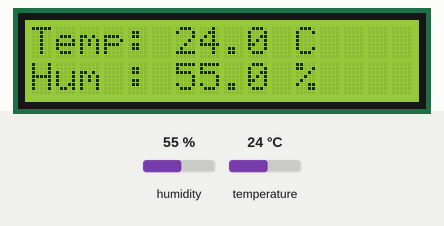
This sketch was run on a simulated Arduino Uno, built with avr-gcc and run on an emulated ATmega328P. Parts: 16×2 character LCD. The test bench sets the inputs (shaded band); at power-on: humidity 55 %, temperature 24 °C. What the sketch prints to the serial monitor is not drawn.

Above: at 3.7 s.
3.8 s: humidity set to 22 %
At 6.4 s:
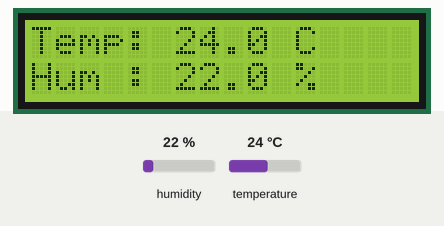
6.8 s: temperature set to 12 °C
At 8.0 s:
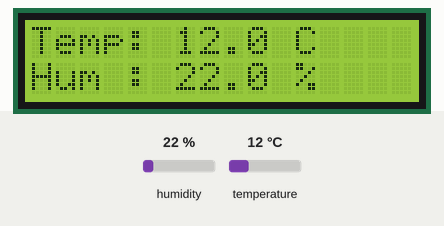
13.2 s: humidity set to 40 %
At 13.8 s:
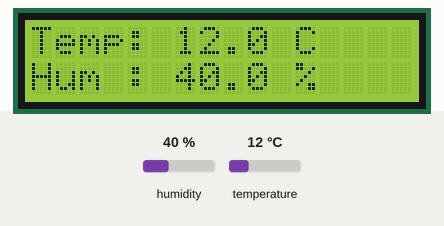
16.2 s: temperature set to 19 °C
At 18.1 s:
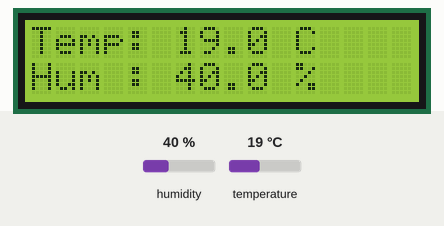
Timing chart, 0 to 19.6 s (numbered marks = the images above; inputs shaded):
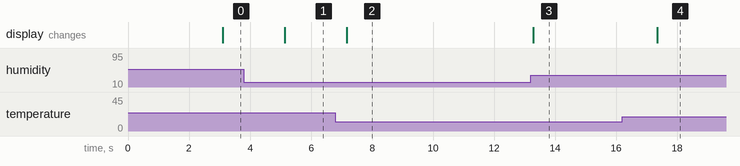

The sketch:

Blue_Pill_blink.ino
```cpp
#include <DHT.h>
#include <Wire.h>
#include <LiquidCrystal_I2C.h>

#define DHTPIN PB0
#define DHTTYPE DHT22

DHT dht(DHTPIN, DHTTYPE);
LiquidCrystal_I2C lcd(0x27, 16, 2);

void setup() {
  Serial.begin(9600);
  dht.begin();
  lcd.init();
  lcd.backlight();
  lcd.setCursor(0, 0);
  lcd.print("Temp Monitor");
  delay(1000);
}

void loop() {
  delay(2000);                        // DHT22 ki 2 sec gap kavali
  float h = dht.readHumidity();
  float t = dht.readTemperature();

  lcd.clear();
  if (isnan(h) || isnan(t)) {
    Serial.println("Sensor error");
    lcd.print("Sensor error");
    return;
  }

  Serial.print("Temperature: ");
  Serial.print(t, 1);
  Serial.print(" C  Humidity: ");
  Serial.print(h, 1);
  Serial.println(" %");

  lcd.setCursor(0, 0);
  lcd.print("Temp: ");
  lcd.print(t, 1);
  lcd.print(" C");
  lcd.setCursor(0, 1);
  lcd.print("Hum : ");
  lcd.print(h, 1);
  lcd.print(" %");
}
```

Measured:
- after the input at 3.8 s, the display: changes after 1.3 s (image 1)
- after the input at 6.8 s, the display: changes after 0.38 s (image 2)
- after the input at 13.2 s, the display: changes after 0.08 s (image 3)
- after the input at 16.2 s, the display: changes after 1.1 s (image 4)
